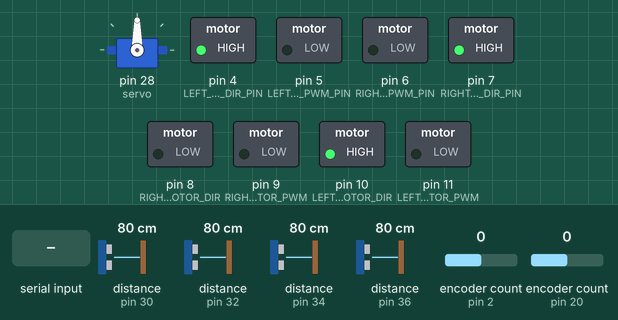
Recording of a sketch running on a simulated Arduino Mega 2560, built for the host (arithmetic inside an expression is 32-bit, double 64-bit). Shown: servo, switched loads named in the sketch (green lamp = pin HIGH). Inputs (shaded band) come from the test bench; at power-on: distance to the obstacle (sensors on pin 30, pin 32, pin 34, pin 36) 80 cm, encoder count (sensors on pin 2, pin 20) 0. The echo pulse lasts 58.3 µs per cm.

Above: at 1.2 s.
1.3 s: "A90\n" received over the second serial link
At 1.91 s:
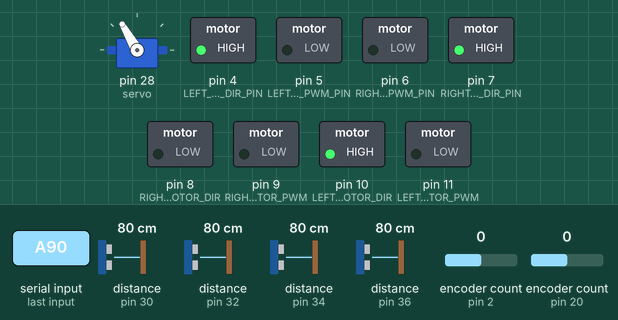
4.0 s: "B90\n" received over the second serial link
At 5.1 s:
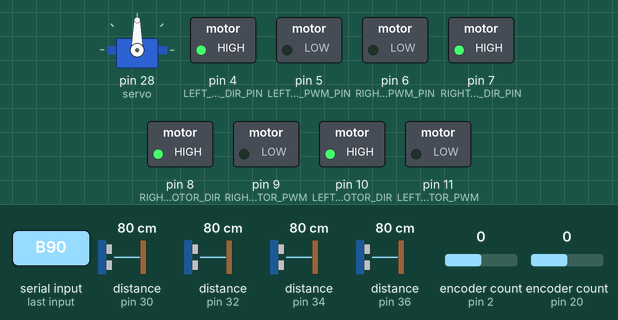
5.7 s: "A 45\n" received over the second serial link
At 6.31 s:
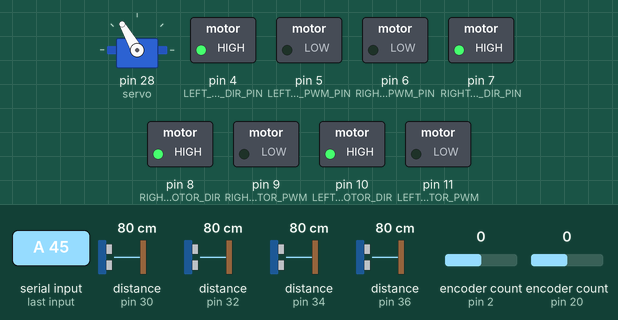
8.4 s: "D 45\n" received over the second serial link
At 9.0 s:
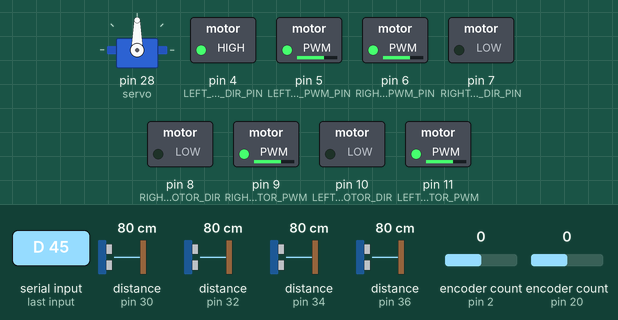
Timing chart, 0 to 10.9 s (numbered marks = the images above; inputs shaded):
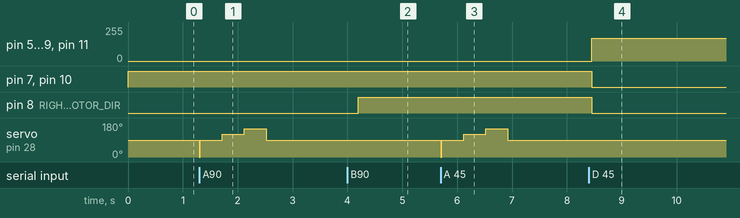

The sketch:

Autonomous_mobile_robot.ino
```cpp
#include <SoftwareSerial.h>
#include <Encoder.h>
#include <NewPing.h>
#include <Servo.h>

//sonar sensors
#define trigger1 31
#define echo1 30

#define trigger2 33
#define echo2 32

#define trigger3 35
#define echo3 34

#define trigger4 37
#define echo4 36

#define MAX_DISTANCE 200

NewPing sensor1(trigger1, echo1, MAX_DISTANCE);
NewPing sensor2(trigger2, echo2, MAX_DISTANCE);
NewPing sensor3(trigger3, echo3, MAX_DISTANCE);
NewPing sensor4(trigger4, echo4, MAX_DISTANCE);

int sonar_measure1[3];
int sonar_measure2[3];
int sonar_measure3[3];
int sonar_measure4[3];
String sonar_measure_string;

//servo motor
Servo servo;
int pos = 0;

//bluetooth
int bluetoothTx = 50;
int bluetoothRx = 51;
char toSend;

//wheel motor
char movement[5];
int k=0;
float dir_and_dis[4];
int n=0;
int distance_L, distance_R;
int SPEED_LEFT = 0;
int SPEED_RIGHT = 0;
int high = HIGH;
int low = LOW;
int DIR_L, DIR_R, DIR_LL, DIR_RR;

//check_obstacle value
char rotation[2];
int degree_of_rotation = 0;
int l=0;
int m=0;
int num_and_degree[2];
int obstacle_distance = 0;

//wheel motor
const int LEFT_MOTOR_DIR_PIN = 4;
const int LEFT_MOTOR_PWM_PIN = 5;
const int RIGHT_MOTOR_DIR_PIN = 7;
const int RIGHT_MOTOR_PWM_PIN = 6;
const int LEFT_MOTOR_DIR = 10;
const int LEFT_MOTOR_PWM = 11;
const int RIGHT_MOTOR_DIR = 8;
const int RIGHT_MOTOR_PWM = 9;
int SPEED_L = 150;
int SPEED_R = 150;

//encoder
Encoder ENCODER_LEFT(2, 3);
Encoder ENCODER_RIGHT(20, 21);

//bluetooth
SoftwareSerial bluetooth(bluetoothTx, bluetoothRx);

void setup()
{
  pinMode( LEFT_MOTOR_DIR_PIN, OUTPUT );
  pinMode( LEFT_MOTOR_PWM_PIN, OUTPUT );
  pinMode( RIGHT_MOTOR_DIR_PIN, OUTPUT );
  pinMode( RIGHT_MOTOR_PWM_PIN, OUTPUT );
  pinMode( LEFT_MOTOR_DIR, OUTPUT );
  pinMode( LEFT_MOTOR_PWM, OUTPUT );
  pinMode( RIGHT_MOTOR_DIR, OUTPUT );
  pinMode( RIGHT_MOTOR_PWM, OUTPUT );
  Serial.begin(9600);
  bluetooth.begin(9600);
  servo.attach(28);
}

void loop()
{
  digitalWrite( LEFT_MOTOR_DIR_PIN, HIGH );
  analogWrite( LEFT_MOTOR_PWM_PIN, 0 );
  digitalWrite( RIGHT_MOTOR_DIR_PIN, HIGH );
  analogWrite( RIGHT_MOTOR_PWM_PIN, 0 );
  digitalWrite( LEFT_MOTOR_DIR, HIGH );
  analogWrite( LEFT_MOTOR_PWM, 0 );
  digitalWrite( RIGHT_MOTOR_DIR_PIN, HIGH );
  analogWrite( RIGHT_MOTOR_PWM, 0 );

  if(bluetooth.available())
  {
    char toSend = (char)bluetooth.read();
    switch (toSend){
      case 'A':
        //measure distance
        Measurement();
        break;
      case 'B':
        //move the robot
        Move();
        break;
       case 'D':
        //rotate the robot
        Rotation();
        break;
       case 'F':
        //check obstacle
        Check_obstacle();
        break;
    }
  }

}

void Measurement()
{
  int i = 0;

  servo.write(0);
  delay(15);

  //measure surrounding distance
  for(pos = 90; pos < 171; pos += 30)
  {
    servo.write(pos);
    delay(300);
    sonar_measure1[i] = sensor1.ping_cm();
    delay(20);
    sonar_measure2[i] = sensor2.ping_cm();
    delay(20);
    sonar_measure3[i] = sensor3.ping_cm();
    delay(20);
    sonar_measure4[i] = sensor4.ping_cm();
    delay(20);
    i++;
  }

  int j = 0;

  //convert int to string and combine all stirngs
  for(j=0 ; j<3 ; j++)
  {
    sonar_measure_string =  sonar_measure_string + sonar_measure1[j] + ' ';
  }
  for(j=0 ; j<3 ; j++)
  {
    sonar_measure_string =  sonar_measure_string + sonar_measure2[j] + ' ';
  }
  for(j=0 ; j<3 ; j++)
  {
    sonar_measure_string =  sonar_measure_string + sonar_measure3[j] + ' ';
  }
  for(j=0 ; j<3 ; j++)
  {
    sonar_measure_string =  sonar_measure_string + sonar_measure4[j] + ' ';
  }

  //send string to smartphone
  bluetooth.println(sonar_measure_string);
  sonar_measure_string = 0;
  servo.write(90);
  delay(10);
}

void Move()
{
  long count_left_encoder = 0;  //count left encoder
  long count_right_encoder = 0; //count right encoder

  delay(100);

  //read movement values from smartphone
  do
  {
    if(bluetooth.available())
    {
      toSend = (char)bluetooth.read();
      movement[k++]=toSend;
      if(toSend == ' ')
      {
        dir_and_dis[n] = atof(movement);
        k=0;
        n++;
      }
    }
  }while(toSend != '\n');
  n=0;

  //calculating distance L and R
  distance_L = 80 * dir_and_dis[1] * dir_and_dis[0];
  distance_R = 324 * dir_and_dis[3] * dir_and_dis[2];

  //determine direction of left wheel
  if( dir_and_dis[0] * 1 > 0 )
  {
     DIR_L = high;
     DIR_LL = low;
   }
  else if( dir_and_dis[0] * 1 < 0 )
  {
    DIR_L = low;
    DIR_LL = high;
    distance_L *= 1.98;
  }

  //determine direction of right wheel
  if( dir_and_dis[2] * 1 > 0 )
  {
    DIR_R = high;
    DIR_RR = low;
  }
  else if( dir_and_dis[2] * 1 < 0 )
  {
    DIR_R = low;
    DIR_RR = high;
    distance_R *= 0.96;
  }

  delay(100);

  //move foreward
  if(distance_L > 0 && distance_R >0)
  {
    SPEED_LEFT = SPEED_L;
    SPEED_RIGHT = SPEED_R;
    while(count_left_encoder < distance_L || count_right_encoder < distance_R)
    {
      count_left_encoder = ENCODER_LEFT.read();
      count_right_encoder = ENCODER_RIGHT.read();
      digitalWrite( LEFT_MOTOR_DIR_PIN, DIR_L );
      analogWrite( LEFT_MOTOR_PWM_PIN, SPEED_LEFT );
      digitalWrite( RIGHT_MOTOR_DIR_PIN, DIR_R );
      analogWrite( RIGHT_MOTOR_PWM_PIN, SPEED_RIGHT );
      digitalWrite( LEFT_MOTOR_DIR, DIR_LL );
      analogWrite( LEFT_MOTOR_PWM, SPEED_LEFT );
      digitalWrite( RIGHT_MOTOR_DIR, DIR_RR );
      analogWrite( RIGHT_MOTOR_PWM, SPEED_RIGHT );

      if(count_left_encoder > distance_L)
      {
        SPEED_LEFT = 0;
        digitalWrite( LEFT_MOTOR_DIR_PIN, DIR_L );
        analogWrite( LEFT_MOTOR_PWM_PIN, SPEED_LEFT );
        digitalWrite( LEFT_MOTOR_DIR, DIR_LL );
        analogWrite( LEFT_MOTOR_PWM, SPEED_LEFT );
      }
      else if(count_right_encoder > distance_R)
      {
        SPEED_RIGHT = 0;
        digitalWrite( RIGHT_MOTOR_DIR_PIN, DIR_R );
        analogWrite( RIGHT_MOTOR_PWM_PIN, SPEED_RIGHT );
        digitalWrite( RIGHT_MOTOR_DIR, DIR_RR );
        analogWrite( RIGHT_MOTOR_PWM, SPEED_RIGHT );
      }
    }
    ENCODER_LEFT.write(0);
    ENCODER_RIGHT.write(0);
  }

  distance_L = 0;
  distance_R = 0;
  DIR_L = 0;
  DIR_R = 0;

  //stop robot
  digitalWrite( LEFT_MOTOR_DIR_PIN, HIGH );
  analogWrite( LEFT_MOTOR_PWM_PIN, 0 );
  digitalWrite( RIGHT_MOTOR_DIR_PIN, HIGH );
  analogWrite( RIGHT_MOTOR_PWM_PIN, 0 );
  digitalWrite( LEFT_MOTOR_DIR, HIGH );
  analogWrite( LEFT_MOTOR_PWM, 0 );
  digitalWrite( RIGHT_MOTOR_DIR, HIGH );
  analogWrite( RIGHT_MOTOR_PWM, 0 );
  delay(500);

  //send done signal 'C' to smartphone
  bluetooth.println('C');

}

void Rotation()
{
  delay(50);

  //receive direction vallues of robot from smartphone
  do
  {
    if(bluetooth.available())
    {
      toSend = (char)bluetooth.read();
      movement[k++]=toSend;
      if(toSend == ' ')
      {
        dir_and_dis[n] = atof(movement);
        k=0;

        n++;
      }
    }
  }while(toSend != '\n');
  n=0;

  //determine direction of left wheel
  if( dir_and_dis[0] * 1 > 0 )
   {
     DIR_L = high;
     DIR_LL = low;
   }
  else if( dir_and_dis[0] * 1 < 0 )
  {
    DIR_L = low;
    DIR_LL = high;
  }

  //determine direction of right wheel
  if( dir_and_dis[2] * 1 > 0 )
  {
    DIR_R = high;
    DIR_RR = low;
  }
  else if( dir_and_dis[2] * 1 < 0 )
  {
    DIR_R = low;
    DIR_RR = high;
  }

  //rotate robot
  do
  {
    if(bluetooth.available())
    {
      toSend = (char)bluetooth.read();
    }
    digitalWrite( LEFT_MOTOR_DIR_PIN, DIR_L );
    analogWrite( LEFT_MOTOR_PWM_PIN, 170 );
    digitalWrite( RIGHT_MOTOR_DIR_PIN, DIR_R );
    analogWrite( RIGHT_MOTOR_PWM_PIN, 170 );
    digitalWrite( LEFT_MOTOR_DIR, DIR_LL );
    analogWrite( LEFT_MOTOR_PWM, 170 );
    digitalWrite( RIGHT_MOTOR_DIR, DIR_RR );
    analogWrite( RIGHT_MOTOR_PWM, 170 );
  }while(toSend != 'E');

  //stop robot
  digitalWrite( LEFT_MOTOR_DIR_PIN, HIGH );
  analogWrite( LEFT_MOTOR_PWM_PIN, 0 );
  digitalWrite( RIGHT_MOTOR_DIR_PIN, HIGH );
  analogWrite( RIGHT_MOTOR_PWM_PIN, 0 );
  digitalWrite( LEFT_MOTOR_DIR, HIGH );
  analogWrite( LEFT_MOTOR_PWM, 0 );
  digitalWrite( RIGHT_MOTOR_DIR, HIGH );
  analogWrite( RIGHT_MOTOR_PWM, 0 );

  delay(500);
  //send done signal 'C' to smartphone
  bluetooth.println("C");
}

void Check_obstacle()
{
  delay(50);

  //receive angle for checking distance
  do
  {
    if(bluetooth.available())
    {
      toSend = (char)bluetooth.read();
      rotation[l++]=toSend;
      if(toSend == ' ')
      {
        num_and_degree[m] = atof(rotation);
        l=0;
        m++;
      }
    }
  }while(toSend != '\n');
  m=0;

  servo.write(90);
  delay(50);

  degree_of_rotation = num_and_degree[1] + 90;

  servo.write(degree_of_rotation);
  delay(1000);

  //check distance
  if(num_and_degree[0] == 1)
  {
    obstacle_distance = sensor1.ping_cm();
  }
  else if(num_and_degree[0] == 2)
  {
    obstacle_distance = sensor2.ping_cm();
  }
  else if(num_and_degree[0] == 3)
  {
    obstacle_distance = sensor3.ping_cm();
  }
  else if(num_and_degree[0] == 4)
  {
    obstacle_distance = sensor4.ping_cm();
  }

  //send distance to smartphone
  bluetooth.println(obstacle_distance);
  obstacle_distance = 0;
  servo.write(90);
  delay(10);

}
```

Measured:
- after the input at 1.3 s, servo on pin 28 (servo): 90° → 120° after 0.42 s, → 150° 0.40 s later, → 90° 0.40 s later
- after the input at 4.0 s, pin 8 (RIGHT_MOTOR_DIR): LOW → HIGH after 0.20 s
- after the input at 5.7 s, servo on pin 28 (servo): 90° → 120° after 0.42 s, → 150° 0.40 s later, → 90° 0.40 s later
- after the input at 8.4 s, pin 5 (LEFT_MOTOR_PWM_PIN), pin 6 (RIGHT_MOTOR_PWM_PIN), pin 9 (RIGHT_MOTOR_PWM), pin 11 (LEFT_MOTOR_PWM): 0/255 → 170/255 after 0.05 s; pin 7 (RIGHT_MOTOR_DIR_PIN), pin 8 (RIGHT_MOTOR_DIR), pin 10 (LEFT_MOTOR_DIR): HIGH → LOW after 0.05 s
